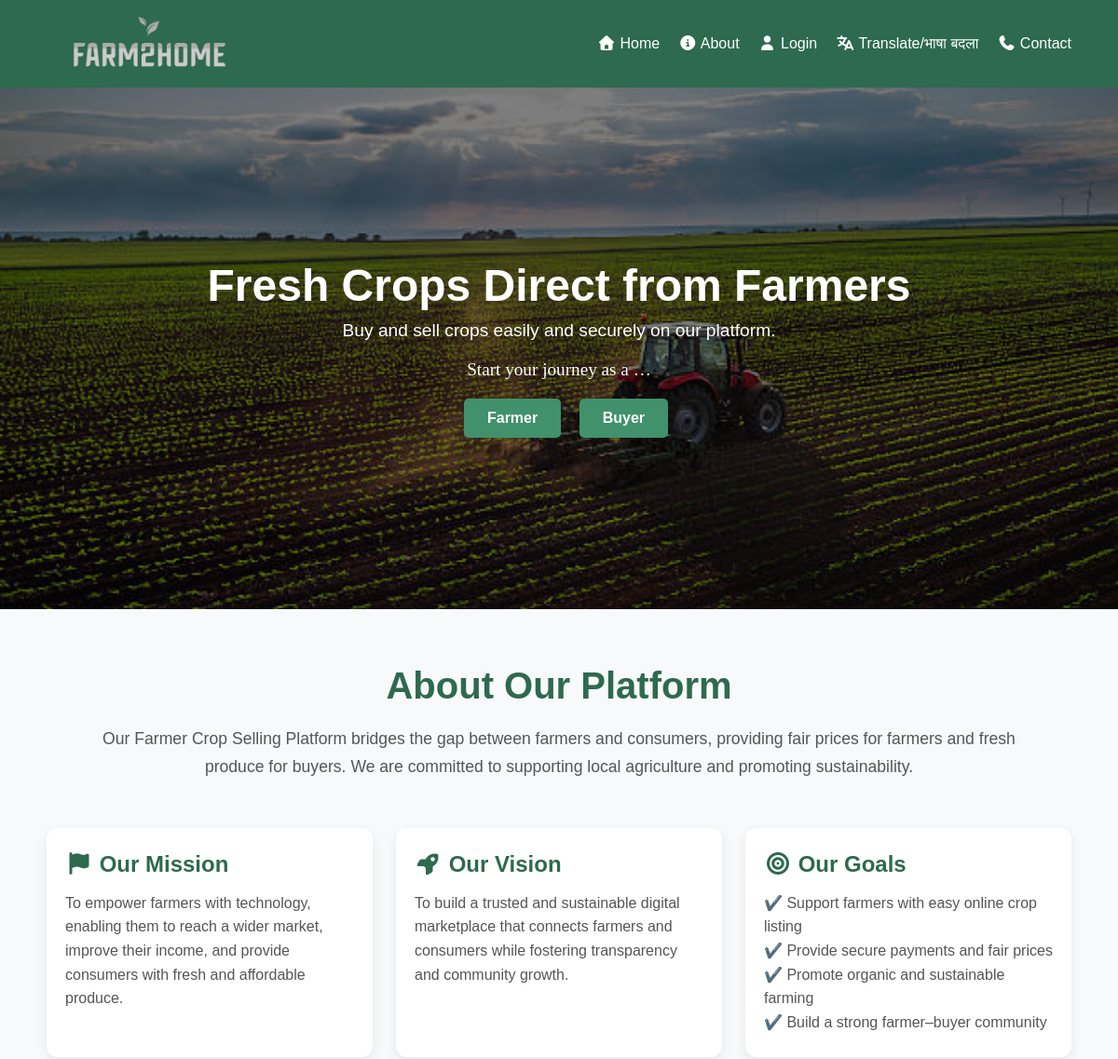
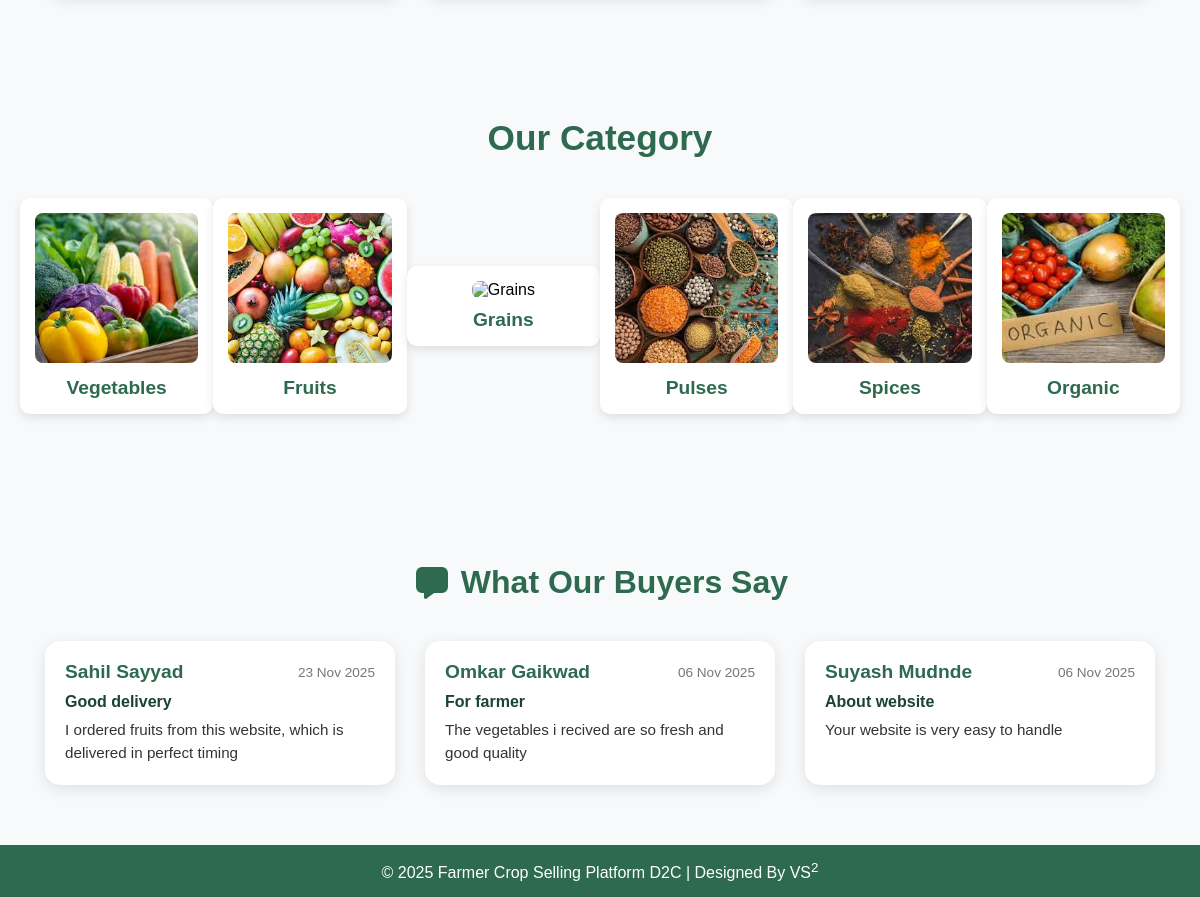
The page / on the database its author committed (2 pictures, top to bottom).
### tables this page shows
CREATE TABLE `feedback` (
  `feedback_id` int(11) NOT NULL,
  `name` varchar(100) NOT NULL,
  `email` varchar(100) NOT NULL,
  `subject` varchar(150) NOT NULL,
  `message` text NOT NULL,
  `submitted_at` timestamp NOT NULL DEFAULT current_timestamp()
);

### index.php (the view, shortened to what this page needs)
<!DOCTYPE html>
<html lang="en">
<head>
  <link rel="stylesheet" href="https://cdnjs.cloudflare.com/ajax/libs/font-awesome/7.0.1/css/all.min.css">
  <link rel="stylesheet" href="style.css">
</head>
<body>
  <header>
    <div class="logo"><img src="img\logo.png" alt="logo here"></div>
    <nav>
      <ul>
        <li><a href="#"><i class="fa-solid fa-house"></i> Home</a></li>
        <li><a href="#about""><i class=" fa-solid fa-circle-info"></i> About</a></li>
        <li><a href="javascript:void(0)" onclick="openLoginPopup()"><i class="fa-solid fa-user"></i> Login</a></li>
        <li><a href="#translate"><i class="fa-solid fa-language"></i> Translate/भाषा बदला</a></li>
        <li><a href="contact.php"><i class="fa-solid fa-phone"></i> Contact</a></li>
      </ul>
    </nav>
  </header>
  <section class="hero">
    <div class="hero-text">
      <h1>Fresh Crops Direct from Farmers</h1>
      <p>Buy and sell crops easily and securely on our platform.</p>
      <p style="font-family: cursive;">Start your journey as a …</p>
      <a href="farmer_register.php" class="btn" title="Click To Register..">Farmer</a>
      <a href="buyer_register.php" class="btn" title="Click To Register..">Buyer</a>
    </div>
  </section>
  <section class="about" id="about">
    <div class="about-container">
      <div class="about-header">
        <h2>About Our Platform</h2>
        <p>
          Our Farmer Crop Selling Platform bridges the gap between farmers and consumers,
          providing fair prices for farmers and fresh produce for buyers.
          We are committed to supporting local agriculture and promoting sustainability.
        </p>
      </div>
      <div class="about-details">
        <div class="about-card">
          <h3><i class="fa-solid fa-flag"></i> Our Mission</h3>
          <p>
            To empower farmers with technology, enabling them to reach a wider market,
            improve their income, and provide consumers with fresh and affordable produce.
          </p>
        </div>
        <div class="about-card">
          <h3><i class="fa-solid fa-rocket"></i> Our Vision</h3>
          <p>
            To build a trusted and sustainable digital marketplace that connects
            farmers and consumers while fostering transparency and community growth.
          </p>
        </div>
        <div class="about-card">
          <h3><i class="fa-solid fa-bullseye"></i> Our Goals</h3>
          <ul>
            <li>Support farmers with easy online crop listing</li>
            <li>Provide secure payments and fair prices</li>
            <li>Promote organic and sustainable farming</li>
            <li>Build a strong farmer–buyer community</li>
          </ul>
        </div>
      </div>
    </div>
  </section>
  <section class="categories">
    <h2>Our Category</h2>
    <div class="category-container">
      <div class="category-card">
        <img src="img/vege.jpg" alt="Vegetables">
        <h3>Vegetables</h3>
      </div>
      <div class="category-card">
        <img src="img/fruits.jpg" alt="Fruits">
        <h3>Fruits</h3>
      </div>
      <div class="category-card">
        <img src="img/grains.jpg" alt="Grains">
        <h3>Grains</h3>
      </div>
      <div class="category-card">
        <img src="img/pulses.jpg" alt="Pulses">
        <h3>Pulses</h3>
      </div>
      <div class="category-card">
        <img src="img/spices.jpg" alt="Spices">
        <h3>Spices</h3>
      </div>
      <div class="category-card">
        <img src="img/organic.jpg" alt="Organic Products">
        <h3>Organic</h3>
      </div>
    </div>
  </section>
  <section class="feedback-section" id="feedback">
    <h2><i class="fa-solid fa-message"></i> What Our Buyers Say</h2>
    <div class="feedback-card-container">
      <?php
        include 'db.php';
        $sql = "SELECT name, subject, message, submitted_at FROM feedback ORDER BY submitted_at DESC LIMIT 6";
        $result = mysqli_query($conn, $sql);
        if (mysqli_num_rows($result) > 0) {
            while ($row = mysqli_fetch_assoc($result)) {
                echo "
                <div class='feedback-card'>
                    <div class='feedback-header'>
                        <h3>" . htmlspecialchars($row['name']) . "</h3>
                        <span class='feedback-date'>" . htmlspecialchars(date('d M Y', strtotime($row['submitted_at']))) . "</span>
                    </div>
                    <h4 class='feedback-subject'>" . htmlspecialchars($row['subject']) . "</h4>
                    <p class='feedback-message'>" . htmlspecialchars($row['message']) . "</p>
                </div>";
            }
        } else {
            echo "<p class='no-feedback'>No feedback available yet. Be the first to share your thoughts!</p>";
        }
      ?>
    </div>
  </section>
  <footer>
    <p>© 2025 Farmer Crop Selling Platform D2C | Designed By VS<sup>2</sup> </p>
  </footer>
</body>
</html>

### style.css (style rules this page uses)
* { margin: 0; padding: 0; box-sizing: border-box; font-family: Arial, sans-serif; }
header { background-color: #2d6a4f; color: white; display: flex; justify-content: space-between; align-items: center; padding: 15px 50px; }
nav ul { list-style: none; display: flex; gap: 20px; }
nav ul li a { text-decoration: none; color: white; font-weight: 500; transition-duration: 0.5s; }
.about { background-color: #f8f9fa; padding: 60px 20px; }
.about-container { max-width: 1100px; margin: auto; }
.about-header { text-align: center; margin-bottom: 50px; }
.about-header h2 { font-size: 2.5rem; color: #2d6a4f; margin-bottom: 20px; }
.about-header p { font-size: 1.1rem; color: #555; line-height: 1.7; max-width: 1000px; margin: 0 auto 30px; }
.about-details { display: grid; grid-template-columns: repeat(auto-fit, minmax(280px, 1fr)); gap: 25px; margin-top: 40px; }
.about-card { background: white; border-radius: 12px; padding: 25px 20px; box-shadow: 0 4px 12px rgba(0, 0, 0, 0.08); transition: transform 0.3s ease, box-shadow 0.3s ease; }
.about-card h3 { color: #2d6a4f; margin-bottom: 15px; font-size: 1.5rem; }
.about-card p, .about-card ul { font-size: 1rem; color: #555; line-height: 1.6; }
.about-card ul { list-style: none; padding: 0; }
.about-card ul li::before { content: "✔️ "; color: #40916c; font-weight: bold; }
.hero { background: linear-gradient(rgba(0, 0, 0, 0.5), rgba(0, 0, 0, 0.5)), url(back1.jpg) no-repeat center center/cover; color: #ffffff; height: 70vh; display: flex; align-items: center; justify-content: center; text-align: center; }
.hero-text h1 { font-size: 3rem; margin-bottom: 10px; }
.hero-text p { font-size: 1.2rem; margin-bottom: 20px; }
.btn { display: inline-block; background-color: #40916c; color: white; padding: 12px 25px; text-decoration: none; border-radius: 5px; font-weight: bold; margin-left: 15px; }
.categories { padding: 60px 20px; background-color: #f8f9fa; text-align: center; }
.categories h2 { font-size: 2.2rem; margin-bottom: 40px; color: #2d6a4f; }
.category-container { display: flex; justify-content: space-evenly; align-items: center; margin-bottom: 30px; }
.category-card { background: white; border-radius: 10px; box-shadow: 0 4px 10px rgba(0, 0, 0, 0.1); width: 200px; padding: 15px; text-align: center; cursor: pointer; transition: transform 0.3s ease, box-shadow 0.3s ease; }
.category-card img { width: 100%; height: 150px; object-fit: cover; border-radius: 8px; margin-bottom: 10px; }
.category-card h3 { color: #2d6a4f; font-size: 1.2rem; font-weight: bold; }
footer { background-color: #2d6a4f; color: white; text-align: center; padding: 15px 0; }

### index.php (style rules this page uses)
.logo img { height: 60px; width: auto; margin-left: 25px; }
.feedback-section { background: #f8f9fa; padding: 60px 40px; text-align: center; }
.feedback-section h2 { font-size: 2rem; color: #2d6a4f; margin-bottom: 40px; font-weight: 700; }
.feedback-card-container { display: grid; grid-template-columns: repeat(auto-fit, minmax(280px, 1fr)); gap: 20px; justify-items: center; }
.feedback-card { background: #fff; border-radius: 15px; box-shadow: 0 4px 15px rgba(0, 0, 0, 0.1); padding: 20px; width: 100%; max-width: 350px; transition: transform 0.2s ease, box-shadow 0.2s ease; text-align: left; }
.feedback-header { display: flex; justify-content: space-between; align-items: center; margin-bottom: 10px; }
.feedback-header h3 { font-size: 1.2rem; color: #2d6a4f; font-weight: 600; }
.feedback-date { font-size: 0.85rem; color: #777; }
.feedback-subject { font-size: 1rem; color: #1b4332; margin-bottom: 8px; }
.feedback-message { font-size: 0.95rem; color: #333; line-height: 1.5; }

### rows shown on the page
feedback: name "Sahil Sayyad", submitted_at "23 Nov 2025", subject "Good delivery", message "I ordered fruits from this website, which is delivered in perfect timing"
feedback: name "Omkar Gaikwad", submitted_at "06 Nov 2025", subject "For farmer", message "The vegetables i recived are so fresh and good quality"
feedback: name "Suyash Mudnde", submitted_at "06 Nov 2025", subject "About website", message "Your website is very easy to handle"
